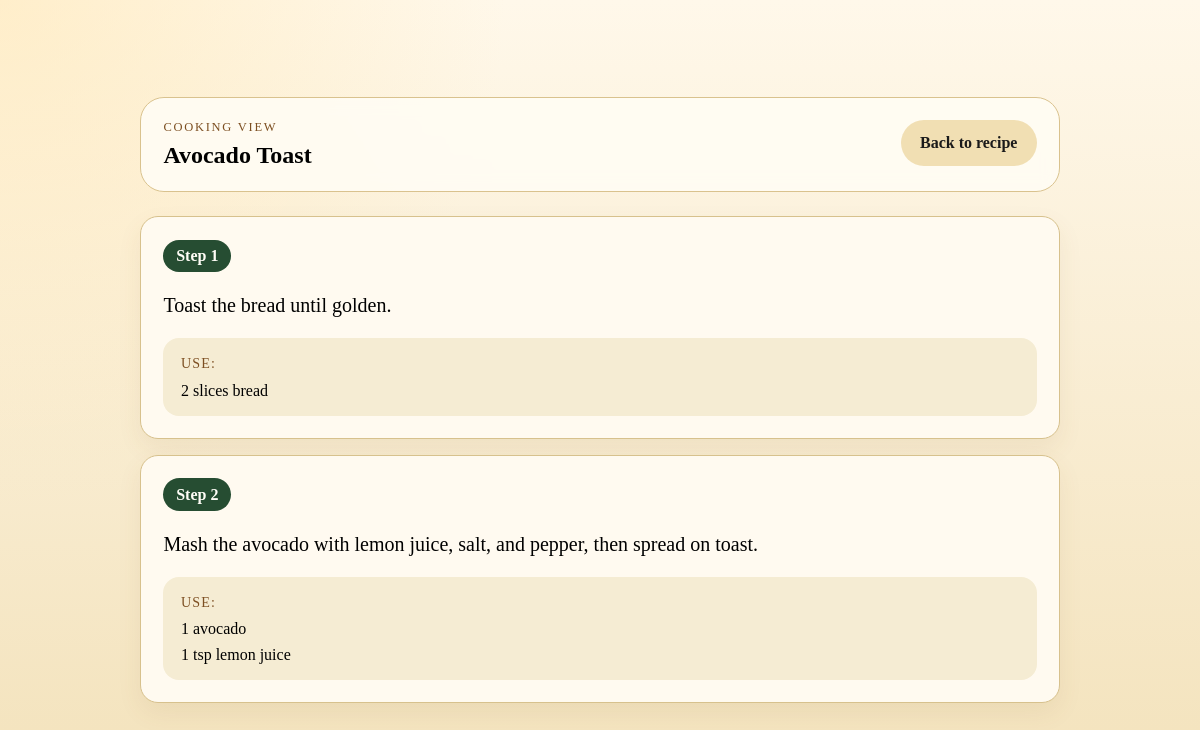
/recipe/1/cook/, run on the app's committed database.
### dishbook/models.py (models this page shows, shortened)
class Recipe(models.Model):
    title = models.CharField(max_length=200)
    description = models.TextField()
    prep_time_minutes = models.IntegerField(default=0)
    cook_time_minutes = models.IntegerField(default=0)
    serves = models.IntegerField(default=1)
    author = models.ForeignKey(User, on_delete=models.CASCADE)
    photo = models.ImageField(upload_to="media/", null=True, blank=True)
    is_public = models.BooleanField(default=True)
    tags = models.ManyToManyField(Tag, blank=True)

class Step(models.Model):
    recipe = models.ForeignKey(Recipe, on_delete=models.CASCADE, related_name="steps")
    order = models.IntegerField()
    description = models.TextField()
    class Meta:
        ordering = ["order"]

class Ingredient(models.Model):
    step = models.ForeignKey(Step, on_delete=models.CASCADE, related_name="ingredients")
    amount = models.CharField(max_length=40)
    unit = models.CharField(max_length=40, blank=True)
    name = models.CharField(max_length=100)

### dishbook/views.py (the view)
# urls.py: path("recipe/<int:recipe_id>/cook/", views.cooking, name="cooking"),
def cooking(request, recipe_id):
    selected_recipe = _get_recipe_with_related_data(recipe_id)
    context = {"recipe": selected_recipe}
    context.update(_build_scaling_context(request, selected_recipe))
    return render(request, "cooking.html", context)

### dishbook/views.py (called while the page is built, shortened)
def _get_recipe_with_related_data(recipe_id):
    return get_object_or_404(
        Recipe.objects.select_related("author").prefetch_related(
            "tags",
            "steps__ingredients__structured_amount",
        ),
        id=recipe_id,
    )

def _build_scaling_context(request, recipe):
    scale_mode = request.GET.get("scale_mode", "").strip()
    scale_context = None
    scaled_recipe = None
    scale_error = None
    if scale_context is not None:
        scaled_recipe = build_scaled_recipe(recipe, scale_context.factor)
    return {
        "scale_context": scale_context,
        "scaled_recipe": scaled_recipe,
        "scale_error": scale_error,
    }

### dishbook/templates/cooking.html (shortened to what this page needs)
<!doctype html>
<html lang="en">
<head>
    <link rel="stylesheet" href="/static/main.css">
</head>
<body class="cooking-body">
    <main class="cooking-shell">
        <section class="cooking-header">
            <div>
                <p class="eyebrow">Cooking View</p>
                <h1>{{ recipe.title }}</h1>
            </div>
            <a class="cook-button cook-button-secondary" href="/recipe/{{ recipe.id }}/{% if request.GET.urlencode %}?{{ request.GET.urlencode }}{% endif %}">Back to recipe</a>
        </section>
        <section class="cooking-steps">
            {% if scaled_recipe %}
            {% for step in scaled_recipe.steps %}
            <article class="cooking-step-card">
                <div class="cooking-step-number">Step {{ step.order }}</div>
                <p class="cooking-step-text">{{ step.description }}</p>
                {% if step.ingredients %}
                <div class="cooking-inline-measurements">
                    <span>Use:</span>
                    <ul>
                        {% for ingredient in step.ingredients %}
                        <li>{{ ingredient.display_text }}</li>
                        {% endfor %}
                    </ul>
                </div>
                {% endif %}
            </article>
            {% endfor %}
            {% else %}
            {% for step in recipe.steps.all %}
            <article class="cooking-step-card">
                <div class="cooking-step-number">Step {{ step.order }}</div>
                <p class="cooking-step-text">{{ step.description }}</p>
                {% if step.ingredients.all %}
                <div class="cooking-inline-measurements">
                    <span>Use:</span>
                    <ul>
                        {% for ingredient in step.ingredients.all %}
                        <li>{{ ingredient.amount }} {{ ingredient.unit }} {{ ingredient.name }}</li>
                        {% endfor %}
                    </ul>
                </div>
                {% endif %}
            </article>
            {% endfor %}
            {% endif %}
        </section>
    </main>
</body>
</html>

### static/main.css (style rules this page uses)
html { background-color: #FFFEF2; }
body { margin: 0; padding: 1rem; display: flex; justify-content: center; align-items: center; box-sizing: border-box; }
*, *::before, *::after { box-sizing: border-box; }
ul { list-style-type: none; }
a:link, a:visited, a:active { color: #1A1A1A; text-decoration: none; }
.eyebrow { margin: 0 0 0.4rem; font-size: 0.78rem; letter-spacing: 0.14em; text-transform: uppercase; color: #7d4f22; }
.recipe-hero-copy h1, .scaling-panel h2, .section-heading h2, .cooking-header h1 { margin: 0; }
.recipe-stat, .scale-card, .recipe-panel, .cooking-step-card { background: #fffaf0; border: 1px solid #d7c18d; border-radius: 18px; box-shadow: 0 10px 24px rgba(122, 90, 39, 0.08); }
.cook-button, .scale-card button { display: inline-flex; align-items: center; justify-content: center; border: 0; border-radius: 999px; padding: 0.85rem 1.2rem; font: inherit; font-weight: 600; cursor: pointer; background: #264d32; color: #fffdf7; }
.cook-button-secondary { background: #f1dfb3; color: #2d2413; }
.ingredient-list, .step-list, .step-ingredients ul, .cooking-inline-measurements ul { margin: 0; padding: 0; }
.step-ingredients ul, .cooking-inline-measurements ul { display: flex; flex-direction: column; gap: 0.45rem; }
.cooking-body { min-height: 100vh; padding: 1.25rem; background: radial-gradient(circle at top left, rgba(255, 230, 177, 0.55), transparent 35%), linear-gradient(180deg, #fff8ea 0%, #f3e2bb 100%); }
.cooking-shell { width: min(920px, 100%); margin: 0 auto; display: flex; flex-direction: column; gap: 1.5rem; }
.cooking-header { display: flex; justify-content: space-between; align-items: flex-start; gap: 1rem; padding: 1.4rem; border-radius: 24px; background: rgba(255, 252, 243, 0.92); border: 1px solid #d9c28e; backdrop-filter: blur(8px); }
.cooking-steps { display: flex; flex-direction: column; gap: 1rem; }
.cooking-step-card { padding: 1.4rem; }
.cooking-step-number { display: inline-flex; margin-bottom: 1rem; padding: 0.45rem 0.8rem; border-radius: 999px; background: #264d32; color: #fffdf7; font-weight: 700; }
.cooking-step-text { margin-top: 0; margin-bottom: 1rem; font-size: 1.25rem; line-height: 1.7; }
.cooking-inline-measurements { padding: 1rem 1.1rem; border-radius: 16px; background: #f5ecd3; }
.cooking-inline-measurements span { display: inline-block; margin-bottom: 0.6rem; font-size: 0.88rem; letter-spacing: 0.08em; text-transform: uppercase; color: #7d4f22; }

### data on the page
Recipe: title "Avocado Toast"
Step: order "1", description "Toast the bread until golden."
Ingredient: amount "2", unit "slices", name "bread"
Step: order "2", description "Mash the avocado with lemon juice, salt, and pepper, then spread on toast."
Ingredient: amount "1", name "avocado"
Ingredient: amount "1", unit "tsp", name "lemon juice"
